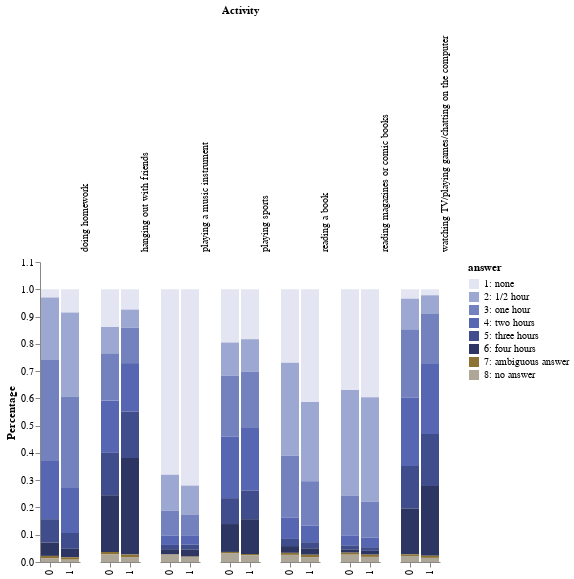

The notebook cell saved with this chart:
### Code cell
import altair as alt

# custom color mapping
alt_colors = ['#E3E6F2',
         '#9DA8D2',
         '#7382BF',
         '#5766B2',
         '#404D8C',
         '#2D3662',
         '#8D7235',
         '#AEA798']

alt.Chart(df_altair2).mark_bar().encode(
    x=alt.X('committed_crime:N', title=None),
    y=alt.Y('percentage:Q',axis=alt.Axis(grid=False,title="Percentage")),
    column=alt.Column('index:N', title="Activity"
        , header=alt.Header(labelAngle=-90
            ,labelBaseline='top'
            ,labelAnchor='end')),
    color=alt.Color('answer:N',
        scale=alt.Scale(range=alt_colors,),
    )\
    ).configure_view(
        # remove grid lines around column clusters
        strokeOpacity=0    
    )

### Figure 1 — Vega-Lite specification as saved in the notebook (floating-point values rounded to 4 significant figures)
{"config": {"view": {"continuousWidth": 400, "continuousHeight": 300, "strokeOpacity": 0}}, "data": {"name": "data-6cba47400afdccc0708e6f7b19331573"}, "mark": "bar", "encoding": {"color": {"field": "answer", "scale": {"range": ["#E3E6F2", "#9DA8D2", "#7382BF", "#5766B2", "#404D8C", "#2D3662", "#8D7235", "#AEA798"]}, "type": "nominal"}, "column": {"field": "index", "header": {"labelAnchor": "end", "labelAngle": -90, "labelBaseline": "top"}, "title": "Activity", "type": "nominal"}, "x": {"field": "committed_crime", "title": null, "type": "nominal"}, "y": {"axis": {"grid": false, "title": "Percentage"}, "field": "percentage", "type": "quantitative"}}, "$schema": "https://vega.github.io/schema/vega-lite/v4.17.0.json", "datasets": {"data-6cba47400afdccc0708e6f7b19331573": [{"index": "doing homework", "committed_crime": 1, "answer": "1: none", "percentage": 0.08478}, {"index": "reading a book", "committed_crime": 1, "answer": "1: none", "percentage": 0.4136}, {"index": "watching TV/playing games/chatting on the computer", "committed_crime": 1, "answer": "1: none", "percentage": 0.02196}, {"index": "reading magazines or comic books", "committed_crime": 1, "answer": "1: none", "percentage": 0.3962}, {"index": "hanging out with friends", "committed_crime": 1, "answer": "1: none", "percentage": 0.07454}, {"index": "playing sports", "committed_crime": 1, "answer": "1: none", "percentage": 0.1831}, {"index": "playing a music instrument", "committed_crime": 1, "answer": "1: none", "percentage": 0.7197}, {"index": "doing homework", "committed_crime": 0, "answer": "1: none", "percentage": 0.03015}, {"index": "reading a book", "committed_crime": 0, "answer": "1: none", "percentage": 0.2695}, {"index": "watching TV/playing games/chatting on the computer", "committed_crime": 0, "answer": "1: none", "percentage": 0.03444}, {"index": "reading magazines or comic books", "committed_crime": 0, "answer": "1: none", "percentage": 0.3696}, {"index": "hanging out with friends", "committed_crime": 0, "answer": "1: none", "percentage": 0.1383}, {"index": "playing sports", "committed_crime": 0, "answer": "1: none", "percentage": 0.1952}, {"index": "playing a music instrument", "committed_crime": 0, "answer": "1: none", "percentage": 0.68}, {"index": "doing homework", "committed_crime": 1, "answer": "2: 1/2 hour", "percentage": 0.3088}, {"index": "reading a book", "committed_crime": 1, "answer": "2: 1/2 hour", "percentage": 0.2902}, {"index": "watching TV/playing games/chatting on the computer", "committed_crime": 1, "answer": "2: 1/2 hour", "percentage": 0.06869}, {"index": "reading magazines or comic books", "committed_crime": 1, "answer": "2: 1/2 hour", "percentage": 0.3821}, {"index": "hanging out with friends", "committed_crime": 1, "answer": "2: 1/2 hour", "percentage": 0.06641}, {"index": "playing sports", "committed_crime": 1, "answer": "2: 1/2 hour", "percentage": 0.1194}, {"index": "playing a music instrument", "committed_crime": 1, "answer": "2: 1/2 hour", "percentage": 0.1078}, {"index": "doing homework", "committed_crime": 0, "answer": "2: 1/2 hour", "percentage": 0.2294}, {"index": "reading a book", "committed_crime": 0, "answer": "2: 1/2 hour", "percentage": 0.3405}, {"index": "watching TV/playing games/chatting on the computer", "committed_crime": 0, "answer": "2: 1/2 hour", "percentage": 0.1135}, {"index": "reading magazines or comic books", "committed_crime": 0, "answer": "2: 1/2 hour", "percentage": 0.3872}, {"index": "hanging out with friends", "committed_crime": 0, "answer": "2: 1/2 hour", "percentage": 0.09672}, {"index": "playing sports", "committed_crime": 0, "answer": "2: 1/2 hour", "percentage": 0.1207}, {"index": "playing a music instrument", "committed_crime": 0, "answer": "2: 1/2 hour", "percentage": 0.1319}, {"index": "doing homework", "committed_crime": 1, "answer": "3: one hour", "percentage": 0.3349}, {"index": "reading a book", "committed_crime": 1, "answer": "3: one hour", "percentage": 0.1631}, {"index": "watching TV/playing games/chatting on the computer", "committed_crime": 1, "answer": "3: one hour", "percentage": 0.1838}, {"index": "reading magazines or comic books", "committed_crime": 1, "answer": "3: one hour", "percentage": 0.1323}, {"index": "hanging out with friends", "committed_crime": 1, "answer": "3: one hour", "percentage": 0.1298}, {"index": "playing sports", "committed_crime": 1, "answer": "3: one hour", "percentage": 0.2065}, {"index": "playing a music instrument", "committed_crime": 1, "answer": "3: one hour", "percentage": 0.07465}, {"index": "doing homework", "committed_crime": 0, "answer": "3: one hour", "percentage": 0.3699}, {"index": "reading a book", "committed_crime": 0, "answer": "3: one hour", "percentage": 0.2277}, {"index": "watching TV/playing games/chatting on the computer", "committed_crime": 0, "answer": "3: one hour", "percentage": 0.2494}, {"index": "reading magazines or comic books", "committed_crime": 0, "answer": "3: one hour", "percentage": 0.1456}, {"index": "hanging out with friends", "committed_crime": 0, "answer": "3: one hour", "percentage": 0.1733}, {"index": "playing sports", "committed_crime": 0, "answer": "3: one hour", "percentage": 0.2252}, {"index": "playing a music instrument", "committed_crime": 0, "answer": "3: one hour", "percentage": 0.09073}, {"index": "doing homework", "committed_crime": 1, "answer": "4: two hours", "percentage": 0.1652}, {"index": "reading a book", "committed_crime": 1, "answer": "4: two hours", "percentage": 0.06047}, {"index": "watching TV/playing games/chatting on the computer", "committed_crime": 1, "answer": "4: two hours", "percentage": 0.2566}, {"index": "reading magazines or comic books", "committed_crime": 1, "answer": "4: two hours", "percentage": 0.0351}, {"index": "hanging out with friends", "committed_crime": 1, "answer": "4: two hours", "percentage": 0.1778}, {"index": "playing sports", "committed_crime": 1, "answer": "4: two hours", "percentage": 0.2296}, {"index": "playing a music instrument", "committed_crime": 1, "answer": "4: two hours", "percentage": 0.03452}, {"index": "doing homework", "committed_crime": 0, "answer": "4: two hours", "percentage": 0.2136}, {"index": "reading a book", "committed_crime": 0, "answer": "4: two hours", "percentage": 0.07778}, {"index": "watching TV/playing games/chatting on the computer", "committed_crime": 0, "answer": "4: two hours", "percentage": 0.2507}, {"index": "reading magazines or comic books", "committed_crime": 0, "answer": "4: two hours", "percentage": 0.03636}, {"index": "hanging out with friends", "committed_crime": 0, "answer": "4: two hours", "percentage": 0.1907}, {"index": "playing sports", "committed_crime": 0, "answer": "4: two hours", "percentage": 0.2248}, {"index": "playing a music instrument", "committed_crime": 0, "answer": "4: two hours", "percentage": 0.0348}, {"index": "doing homework", "committed_crime": 1, "answer": "5: three hours", "percentage": 0.05802}, {"index": "reading a book", "committed_crime": 1, "answer": "5: three hours", "percentage": 0.02229}, {"index": "watching TV/playing games/chatting on the computer", "committed_crime": 1, "answer": "5: three hours", "percentage": 0.1906}, {"index": "reading magazines or comic books", "committed_crime": 1, "answer": "5: three hours", "percentage": 0.01333}, {"index": "hanging out with friends", "committed_crime": 1, "answer": "5: three hours", "percentage": 0.1705}, {"index": "playing sports", "committed_crime": 1, "answer": "5: three hours", "percentage": 0.1044}, {"index": "playing a music instrument", "committed_crime": 1, "answer": "5: three hours", "percentage": 0.01709}, {"index": "doing homework", "committed_crime": 0, "answer": "5: three hours", "percentage": 0.08564}, {"index": "reading a book", "committed_crime": 0, "answer": "5: three hours", "percentage": 0.02618}, {"index": "watching TV/playing games/chatting on the computer", "committed_crime": 0, "answer": "5: three hours", "percentage": 0.1554}, {"index": "reading magazines or comic books", "committed_crime": 0, "answer": "5: three hours", "percentage": 0.01474}, {"index": "hanging out with friends", "committed_crime": 0, "answer": "5: three hours", "percentage": 0.1564}, {"index": "playing sports", "committed_crime": 0, "answer": "5: three hours", "percentage": 0.09488}, {"index": "playing a music instrument", "committed_crime": 0, "answer": "5: three hours", "percentage": 0.01564}, {"index": "doing homework", "committed_crime": 1, "answer": "6: four hours", "percentage": 0.031}, {"index": "reading a book", "committed_crime": 1, "answer": "6: four hours", "percentage": 0.02368}, {"index": "watching TV/playing games/chatting on the computer", "committed_crime": 1, "answer": "6: four hours", "percentage": 0.2553}, {"index": "reading magazines or comic books", "committed_crime": 1, "answer": "6: four hours", "percentage": 0.01396}, {"index": "hanging out with friends", "committed_crime": 1, "answer": "6: four hours", "percentage": 0.3535}, {"index": "playing sports", "committed_crime": 1, "answer": "6: four hours", "percentage": 0.1276}, {"index": "playing a music instrument", "committed_crime": 1, "answer": "6: four hours", "percentage": 0.02623}, {"index": "doing homework", "committed_crime": 0, "answer": "6: four hours", "percentage": 0.04896}, {"index": "reading a book", "committed_crime": 0, "answer": "6: four hours", "percentage": 0.02479}, {"index": "watching TV/playing games/chatting on the computer", "committed_crime": 0, "answer": "6: four hours", "percentage": 0.1685}, {"index": "reading magazines or comic books", "committed_crime": 0, "answer": "6: four hours", "percentage": 0.01215}, {"index": "hanging out with friends", "committed_crime": 0, "answer": "6: four hours", "percentage": 0.2079}, {"index": "playing sports", "committed_crime": 0, "answer": "6: four hours", "percentage": 0.1023}, {"index": "playing a music instrument", "committed_crime": 0, "answer": "6: four hours", "percentage": 0.01916}, {"index": "doing homework", "committed_crime": 1, "answer": "7: ambiguous answer", "percentage": 0.008824}, {"index": "reading a book", "committed_crime": 1, "answer": "7: ambiguous answer", "percentage": 0.008521}, {"index": "watching TV/playing games/chatting on the computer", "committed_crime": 1, "answer": "7: ambiguous answer", "percentage": 0.008022}, {"index": "reading magazines or comic books", "committed_crime": 1, "answer": "7: ambiguous answer", "percentage": 0.008282}, {"index": "hanging out with friends", "committed_crime": 1, "answer": "7: ambiguous answer", "percentage": 0.00915}, {"index": "playing sports", "committed_crime": 1, "answer": "7: ambiguous answer", "percentage": 0.00412}, {"index": "playing a music instrument", "committed_crime": 1, "answer": "7: ambiguous answer", "percentage": 0.001518}, {"index": "doing homework", "committed_crime": 0, "answer": "7: ambiguous answer", "percentage": 0.009515}, {"index": "reading a book", "committed_crime": 0, "answer": "7: ambiguous answer", "percentage": 0.007594}, {"index": "watching TV/playing games/chatting on the computer", "committed_crime": 0, "answer": "7: ambiguous answer", "percentage": 0.005941}, {"index": "reading magazines or comic books", "committed_crime": 0, "answer": "7: ambiguous answer", "percentage": 0.007594}, {"index": "hanging out with friends", "committed_crime": 0, "answer": "7: ambiguous answer", "percentage": 0.009158}, {"index": "playing sports", "committed_crime": 0, "answer": "7: ambiguous answer", "percentage": 0.003976}, {"index": "playing a music instrument", "committed_crime": 0, "answer": "7: ambiguous answer", "percentage": 0.001117}, {"index": "doing homework", "committed_crime": 1, "answer": "8: no answer", "percentage": 0.008456}, {"index": "reading a book", "committed_crime": 1, "answer": "8: no answer", "percentage": 0.01813}, {"index": "watching TV/playing games/chatting on the computer", "committed_crime": 1, "answer": "8: no answer", "percentage": 0.01498}, {"index": "reading magazines or comic books", "committed_crime": 1, "answer": "8: no answer", "percentage": 0.01871}, {"index": "hanging out with friends", "committed_crime": 1, "answer": "8: no answer", "percentage": 0.01821}, {"index": "playing sports", "committed_crime": 1, "answer": "8: no answer", "percentage": 0.02526}, {"index": "playing a music instrument", "committed_crime": 1, "answer": "8: no answer", "percentage": 0.01845}, {"index": "doing homework", "committed_crime": 0, "answer": "8: no answer", "percentage": 0.01282}, {"index": "reading a book", "committed_crime": 0, "answer": "8: no answer", "percentage": 0.026}, {"index": "watching TV/playing games/chatting on the computer", "committed_crime": 0, "answer": "8: no answer", "percentage": 0.02211}, {"index": "reading magazines or comic books", "committed_crime": 0, "answer": "8: no answer", "percentage": 0.02667}, {"index": "hanging out with friends", "committed_crime": 0, "answer": "8: no answer", "percentage": 0.02752}, {"index": "playing sports", "committed_crime": 0, "answer": "8: no answer", "percentage": 0.03288}, {"index": "playing a music instrument", "committed_crime": 0, "answer": "8: no answer", "percentage": 0.02662}]}}
